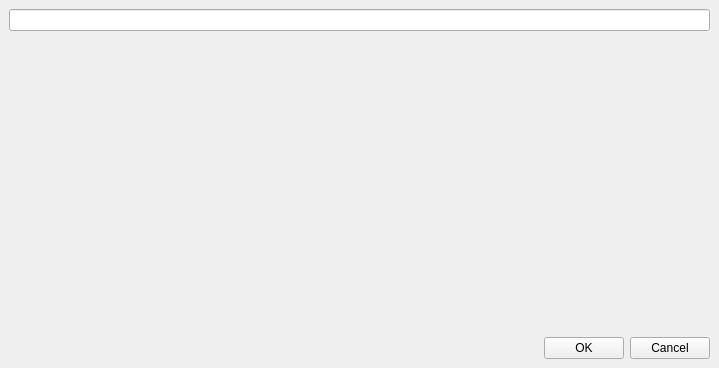
<?xml version="1.0" encoding="UTF-8"?>
<ui version="4.0">
 <class>Setup</class>
 <widget class="QMainWindow" name="Setup">
  <property name="geometry">
   <rect>
    <x>0</x>
    <y>0</y>
    <width>719</width>
    <height>368</height>
   </rect>
  </property>
  <property name="minimumSize">
   <size>
    <width>30</width>
    <height>0</height>
   </size>
  </property>
  <property name="maximumSize">
   <size>
    <width>1182</width>
    <height>16777215</height>
   </size>
  </property>
  <property name="windowTitle">
   <string>MainWindow</string>
  </property>
  <widget class="QWidget" name="centralwidget">
   <layout class="QVBoxLayout" name="verticalLayout_2">
    <item>
     <layout class="QVBoxLayout" name="verticalLayout">
      <item>
       <layout class="QVBoxLayout" name="verticalLayout_5">
        <item>
         <widget class="QLineEdit" name="lineEdit"/>
        </item>
        <item>
         <spacer name="verticalSpacer">
          <property name="orientation">
           <enum>Qt::Vertical</enum>
          </property>
          <property name="sizeHint" stdset="0">
           <size>
            <width>20</width>
            <height>40</height>
           </size>
          </property>
         </spacer>
        </item>
       </layout>
      </item>
      <item>
       <layout class="QHBoxLayout" name="horizontalLayout">
        <item>
         <spacer name="horizontalSpacer">
          <property name="orientation">
           <enum>Qt::Horizontal</enum>
          </property>
          <property name="sizeHint" stdset="0">
           <size>
            <width>40</width>
            <height>20</height>
           </size>
          </property>
         </spacer>
        </item>
        <item>
         <widget class="QPushButton" name="pushButton_ok">
          <property name="text">
           <string>OK</string>
          </property>
         </widget>
        </item>
        <item>
         <widget class="QPushButton" name="pushButton_cancel">
          <property name="text">
           <string>Cancel</string>
          </property>
         </widget>
        </item>
       </layout>
      </item>
     </layout>
    </item>
   </layout>
  </widget>
 </widget>
 <tabstops>
  <tabstop>pushButton_ok</tabstop>
  <tabstop>pushButton_cancel</tabstop>
 </tabstops>
 <resources/>
 <connections/>
</ui>
